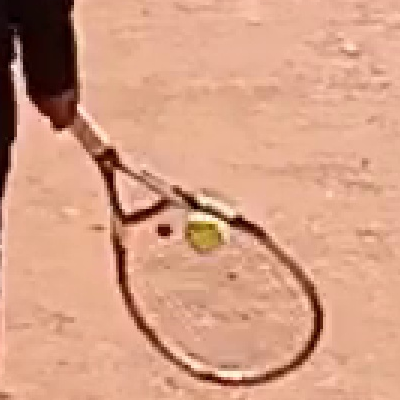
#> input picture AI/ImagenRecortadaGreenTracker.png, 400 x 400 px
$ python greenTracker2.py
#> lines starting #> are read from the running program, lines starting #| are printed output that depends on the picture; after the words box and inside, x2 and y2 are one past the last pixel; in counts of white or black regions, pixels touching at a corner belong together
import cv2
import numpy as np
import imutils

# Cargar la imagen
imagen = cv2.imread('ImagenRecortadaGreenTracker.png')
#> imagen is the input picture: shape (400, 400, 3); mean B, G, R 133.2, 159.3, 213.1

imagen_recortada = imutils.resize(imagen, imagen.shape[1] * 3, imagen.shape[0] * 3)
imagen_gris = cv2.cvtColor(imagen, cv2.COLOR_BGR2GRAY)
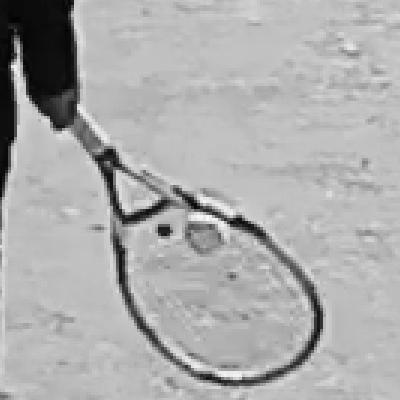
#> imagen_gris: shape (400, 400); min 1, max 252, mean 172.4
blurred = cv2.GaussianBlur(imagen_gris, (11, 11), 0)
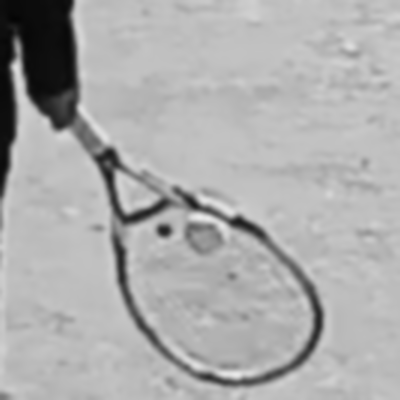
#> blurred: shape (400, 400); min 4, max 235, mean 172.4

# Buscar círculos en la imagen
circulos = cv2.HoughCircles(imagen_gris, cv2.HOUGH_GRADIENT, dp=1.2, minDist=40, param1=50, param2=25, minRadius=5, maxRadius=100)
#> circulos = 71 rows, first 8: [228.6, 309, 86.12], [204.6, 275.4, 86.12], [94.2, 243, 95.36], [252.6, 180.6, 99.32], [174.6, 106.2, 99.32], [293.4, 175.8, 99.32], [196.2, 166.2, 90.08], [167.4, 257.4, 58.4]

for circulo in circulos[0]:
    cv2.circle(imagen, (int(circulo[0]), int(circulo[1])), int(circulo[2]), (0, 255, 0), 2)
#> this loop made 71 passes
#> circulo on passes 1 to 12: [228.6, 309, 86.12], [204.6, 275.4, 86.12], [94.2, 243, 95.36], [252.6, 180.6, 99.32], [174.6, 106.2, 99.32], [293.4, 175.8, 99.32], [196.2, 166.2, 90.08], [167.4, 257.4, 58.4], [304.2, 237, 74.24], [270.6, 138.6, 99.32], [97.8, 286.2, 96.68], [77.4, 205.8, 76.88]
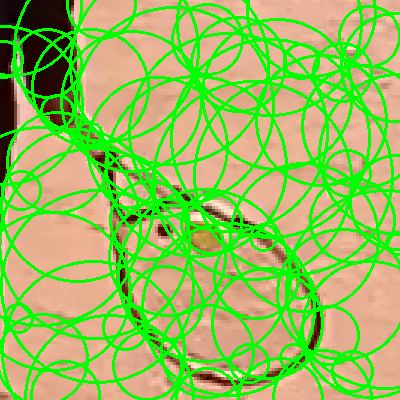
#> imagen: shape (400, 400, 3); mean B, G, R 92.5, 189.9, 147.6

if circulos is not None:
    circulos = np.uint16(np.around(circulos))
#> circulos = 71 rows, first 8: [229, 309, 86], [205, 275, 86], [94, 243, 95], [253, 181, 99], [175, 106, 99], [293, 176, 99], [196, 166, 90], [167, 257, 58]
    colores_promedio = []

    for circulo in circulos[0, :]:
        x, y, radio = circulo

        # Extraer los píxeles dentro del círculo
        mascara = np.zeros_like(imagen_gris)
        cv2.circle(mascara, (x, y), radio, 255, -1)
        píxeles_del_círculo = cv2.bitwise_and(imagen, imagen, mask=mascara)

        # Calcular el color promedio de los píxeles dentro del círculo
        color_promedio = np.mean(píxeles_del_círculo, axis=(0, 1))

        colores_promedio.append(color_promedio)
#> this loop made 71 passes
#> (x, y, radio, color_promedio) on passes 1 to 12: (229, 309, 86, [11.68, 27.89, 19.43]), (205, 275, 86, [11.41, 28.15, 18.92]), (94, 243, 95, [16.89, 34.13, 27.37]), (253, 181, 99, [17.46, 38.45, 27.82]), (175, 106, 99, [18.67, 38.2, 29.4]), (293, 176, 99, [18.43, 38.61, 28.92]), (196, 166, 90, [13.68, 31.7, 21.95]), (167, 257, 58, [4.66, 12.79, 8.01]), (304, 237, 74, [9.77, 21.45, 15.57]), (271, 139, 99, [18.58, 38.94, 28.96]), (98, 286, 97, [17.88, 35.74, 28.98]), (77, 206, 77, [10.9, 22.69, 17.58])
#> pass 1, `píxeles_del_círculo = cv2.bitwise_and(imagen, imagen, mask=mascara)`:
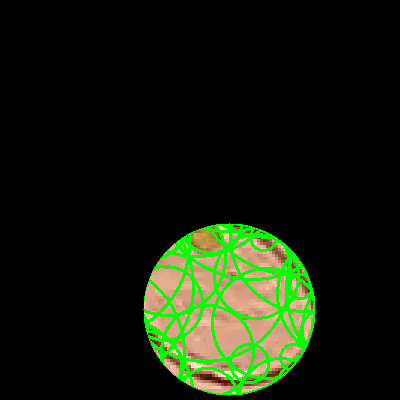
#> píxeles_del_círculo: shape (400, 400, 3); mean B, G, R 11.7, 27.9, 19.4
#> pass 3, `píxeles_del_círculo = cv2.bitwise_and(imagen, imagen, mask=mascara)`:
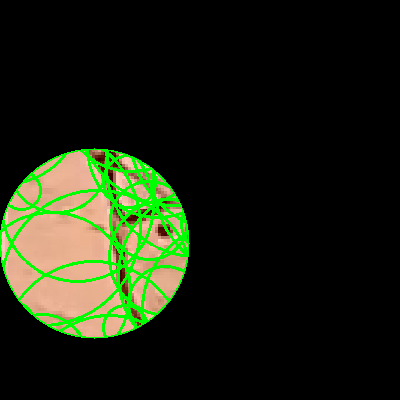
#> píxeles_del_círculo: shape (400, 400, 3); mean B, G, R 16.9, 34.1, 27.4
#> after the loop:
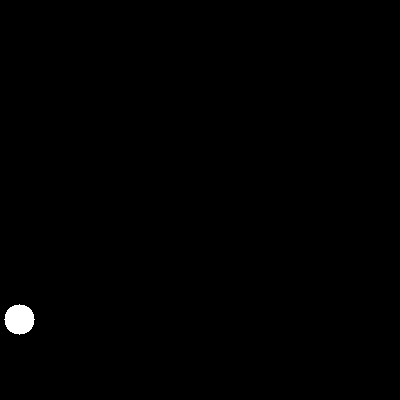
#> mascara: shape (400, 400); 0.44% white; 1 white region, box (x1, y1, x2, y2) and area: (4, 304, 35, 335) 709
#> after the loop, colores_promedio = 71 items, first 6: [11.68, 27.89, 19.43], [11.41, 28.15, 18.92], [16.89, 34.13, 27.37], [17.46, 38.45, 27.82], [18.67, 38.2, 29.4], [18.43, 38.61, 28.92]

    # Definir el color verde (ajusta estos valores según tus necesidades)
    color_verde = np.array([0, 255, 0])

    # Calcular las distancias euclidianas entre los colores promedio y el color verde
    distancias = [np.linalg.norm(color - color_verde) for color in colores_promedio]
#> distancias = 71 values, max 254.7 at index 69, min 218.8 at index 9, mean 242.7

    # Encontrar el índice del color promedio más cercano al verde
    indice_color_mas_cercano = np.argmin(distancias)
#> indice_color_mas_cercano = 9

    # Mostrar el círculo más cercano al verde en la imagen original
    cv2.circle(imagen, (circulos[0, indice_color_mas_cercano, 0], circulos[0, indice_color_mas_cercano, 1]),
               circulos[0, indice_color_mas_cercano, 2], (255, 255, 255), 2)
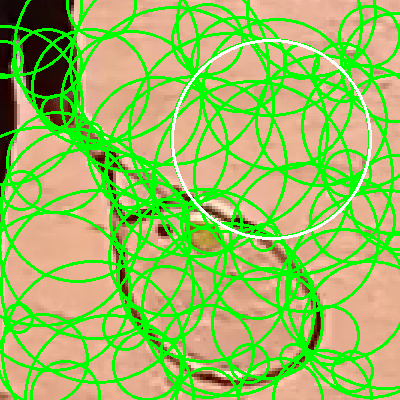
#> imagen: shape (400, 400, 3); 1.16% of pixels changed, all inside (x1, y1, x2, y2) = (171, 39, 372, 240)

    # Mostrar la imagen con el círculo más cercano al verde resaltado
    cv2.imshow('Imagen con Circulo Mas Cercano al Verde', imagen)
    cv2.waitKey(0)
    cv2.destroyAllWindows()
else:
    print('No se encontraron círculos en la imagen.')
